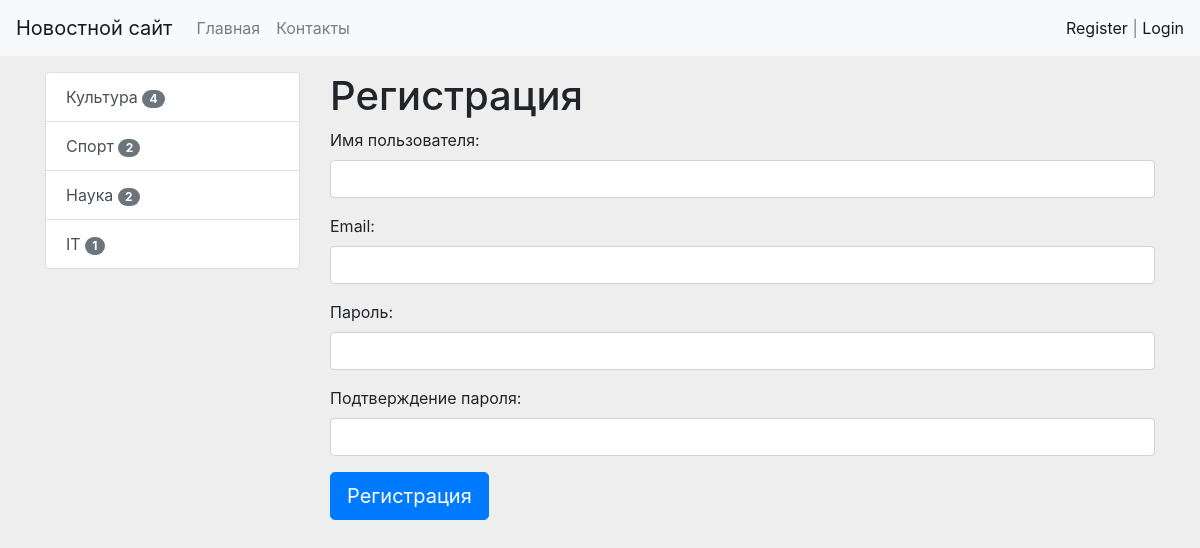
The app's page /news/news/register/ with its own data.
### news/models.py (models this page shows, shortened)
class Category(models.Model):
    title = models.CharField(max_length=150, db_index=True, verbose_name='Категории')
    def get_absolute_url(self):
        return reverse_lazy('category', kwargs={'category_id': self.pk})
    class Meta:
        verbose_name = 'Категория'
        verbose_name_plural = 'Категории'
        ordering = ['title']

### news/views.py (the view)
# urls.py: path('news/register/', register, name='register'),
def register(request):
    if request.method == 'POST':
        form = UserRegisterForm(request.POST)
        if form.is_valid():
            user = form.save()
            login(request, user)
            messages.success(request, 'Вы успешно зарегистрированы')
            return redirect('home')
        else:
            messages.error(request, 'Ошибка регистрации')
    else:
        form = UserRegisterForm()
    return render(request, 'news/register.html', {'form': form})

### news/forms.py
class UserRegisterForm(UserCreationForm):
    username = forms.CharField(max_length=150, label='Имя пользователя',
                               widget=forms.TextInput(attrs={'class': 'form-control'}))
    password1 = forms.CharField(label='Пароль', widget=forms.PasswordInput(attrs={'class': 'form-control'}))
    password2 = forms.CharField(label='Подтверждение пароля',
                                widget=forms.PasswordInput(attrs={'class': 'form-control'}))
    email = forms.EmailField(label='Email', widget=forms.EmailInput(attrs={'class': 'form-control'}))
    class Meta:
        model = User
        fields = ('username', 'email', 'password1', 'password2')

### news/templatetags/news_tags.py (called while the page is built)
@register.inclusion_tag('news/list_categories.html')
def show_categories():
    categories = Category.objects.annotate(cnt=Count('news', filter=F('news__is_published'))).filter(cnt__gt=0)
    return {'categories': categories}

### news/templates/news/register.html (shortened to what this page needs)
{% extends 'base.html' %}
{% block sidebar %}
    {% include 'inc/_sidebar.html' %}
{% endblock %}
{% block content %}
    <h1>Регистрация</h1>
    <form action="" method="post">
        {{ form.as_p }}
        <button type="submit" class="btn btn-primary btn-lg">Регистрация</button>
    </form>
{% endblock %}

### news/templates/news/list_categories.html
<div class="list-group">
    {% for cat in categories %}
        <a href="{{ cat.get_absolute_url }}" class="list-group-item list-group-item-action">
            {{ cat.title }}
            <span class="badge badge-secondary badge-pill">{{ cat.cnt }}</span>
        </a>
    {% endfor %}
</div>

### firstsite/static/css/style.css (style rules this page uses)
body { background: #eee; }

### records on screen
Category: title "Культура", cnt "4"
Category: title "Спорт", cnt "2"
Category: title "Наука", cnt "2"
Category: title "IT", cnt "1"
